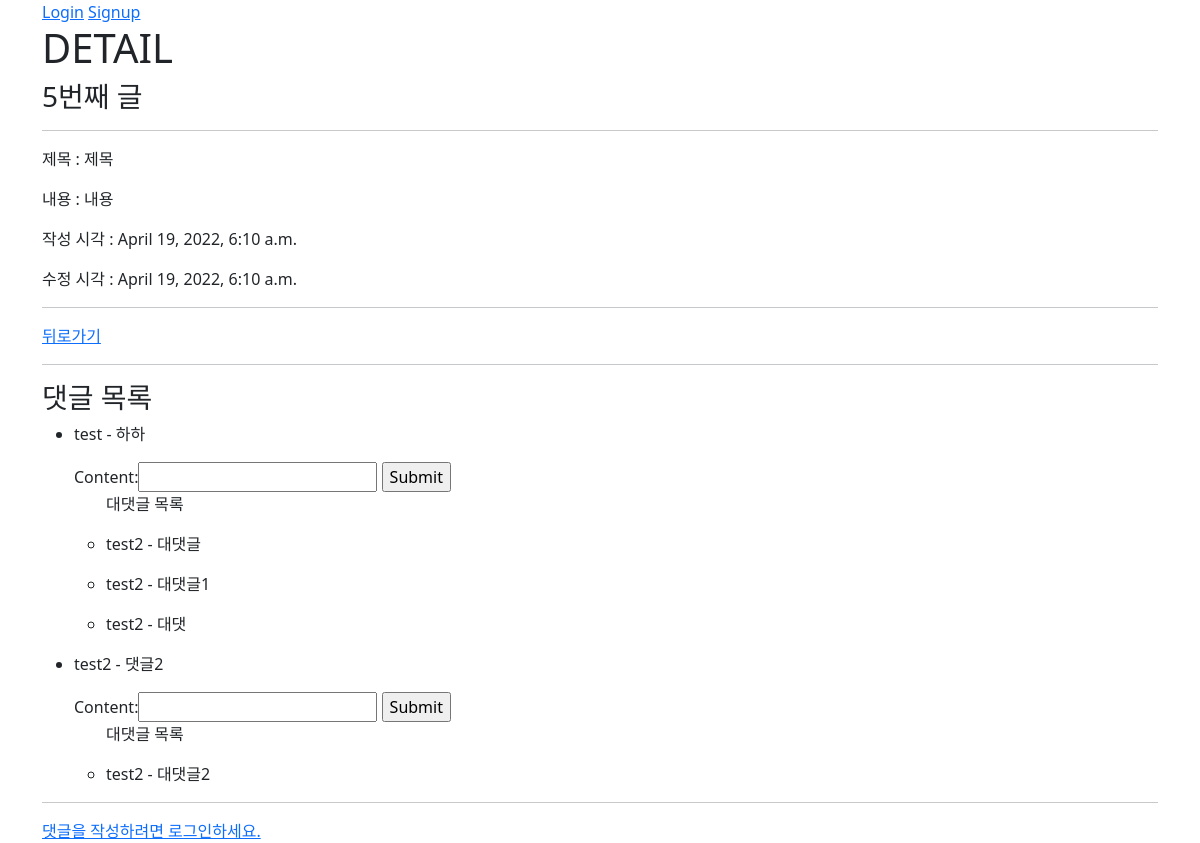
The page /articles/5 on the database its author committed.
### articles/models.py (models this page shows, shortened)
class Article(models.Model):
    user = models.ForeignKey(settings.AUTH_USER_MODEL, on_delete=models.CASCADE)
    like_users = models.ManyToManyField(settings.AUTH_USER_MODEL, related_name='like_articles')
    title = models.CharField(max_length=10)
    content = models.TextField()
    created_at = models.DateTimeField(auto_now_add=True)
    updated_at = models.DateTimeField(auto_now=True)

class Comment(models.Model):
    article = models.ForeignKey(Article, on_delete=models.CASCADE)
    user = models.ForeignKey(settings.AUTH_USER_MODEL, on_delete=models.CASCADE)
    content = models.CharField(max_length=200)
    recomment = models.ForeignKey('self', on_delete=models.CASCADE, null=True)
    created_at = models.DateTimeField(auto_now_add=True)
    updated_at = models.DateTimeField(auto_now=True)

### accounts/models.py (models this page shows)
class User(AbstractUser):
    followings = models.ManyToManyField(settings.AUTH_USER_MODEL, symmetrical=False ,related_name='followers')

### articles/views.py (the view)
# urls.py: path('<int:pk>', views.detail, name='detail'),
@require_safe
def detail(request, pk):
    article = get_object_or_404(Article, pk=pk)
    comments = article.comment_set.filter(recomment_id__isnull=True)
    recomments = article.comment_set.all()
    comment_form = CommentForm()
    recomment_form = RecommentForm()
    context = {
        'article': article,
        'comments': comments,
        'comment_form': comment_form,
        'recomment_form': recomment_form,
        'recomments': recomments,
    }
    return render(request, 'articles/detail.html', context)

### articles/forms.py
class CommentForm(forms.ModelForm):
    class Meta:
        model = Comment
        fields = ('content',)

class RecommentForm(forms.ModelForm):
    class Meta:
        model = Comment
        fields = ('content',)

### articles/templates/articles/detail.html (shortened to what this page needs)
{% extends 'base.html' %}
{% block content %}
  <h1>DETAIL</h1>
  <h3>{{ article.pk }}번째 글</h3>
  <hr>
  <p>제목 : {{ article.title }}</p>
  <p>내용 : {{ article.content }}</p>
  <p>작성 시각 : {{ article.created_at }}</p>
  <p>수정 시각 : {{ article.updated_at }}</p>
  <hr>
  <a href={% url 'articles:index' %}>뒤로가기</a>
  <hr>
  <h3>댓글 목록</h3>
  <ul>
    {% for comment in comments %}
      <li>
        <p>{{ comment.user }} - {{ comment.content }}</p>
        <form action="{% url 'articles:recomment_create' article.pk comment.pk %}" method="post">
          {{ recomment_form }}
          <input type="submit">
        </form>
        <ul>
          <p>대댓글 목록</p>
          {% for recomment in recomments %}
            {% if recomment.recomment_id == comment.pk %}
              <li>
                <p>{{ recomment.user }} - {{ recomment.content }}</p>
              </li>
            {% endif %}
          {% endfor %}
        </ul>
      </li>
    {% endfor %}
  </ul>
  <hr>
  {% if request.user.is_authenticated %}
    <form action="{% url 'articles:comment_create' article.pk %}" method="POST">
      {% csrf_token %}
      {{ comment_form }}
      <input type="submit">
    </form>
  {% else %}
    <a href="{% url 'accounts:login' %}">댓글을 작성하려면 로그인하세요.</a>
  {% endif %}
{% endblock content %}

### rows shown on the page
Article: pk "5", title "제목", content "내용", created_at "April 19, 2022, 6:10 a.m.", updated_at "April 19, 2022, 6:10 a.m."
Comment: user "test", content "하하"
Comment: user "test2", content "대댓글"
Comment: user "test2", content "대댓글1"
Comment: user "test2", content "대댓"
Comment: user "test2", content "댓글2"
Comment: user "test2", content "대댓글2"
